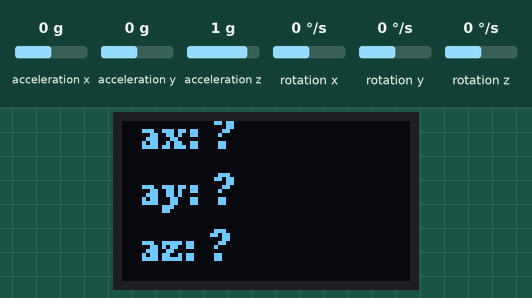
Bench run of a sketch on a simulated Arduino Uno, built with avr-gcc and run on an emulated ATmega328P. Parts: 72×40 one-colour display. Inputs (shaded band) come from the test bench; at power-on: acceleration x 0 g, acceleration y 0 g, acceleration z 1 g, rotation x 0 °/s, rotation y 0 °/s, rotation z 0 °/s. What the sketch prints to the serial monitor is not drawn.

Above: at 0.2 s.
At 3.7 s:
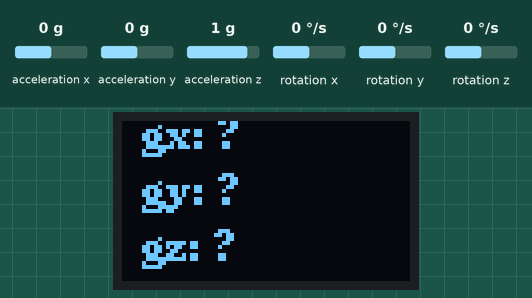

Measured:
- what the display in image 0 shows lasts 3.5 s, from 0.1 s to 3.6 s
- what the display in image 1 shows lasts 3.6 s, from 3.6 s to 7.2 s

The sketch:

imu_oled_test.ino.ino
```cpp
#include <U8g2lib.h>
#include <Wire.h>
#include <Arduino.h>
#include <LSM6DS3.h>

// Define I2C interface and resolution
LSM6DS3 myIMU(I2C_MODE, 0x6A); // I2C device address 0x6A
U8G2_SSD1306_72X40_ER_1_HW_I2C u8g2(U8G2_R2, U8X8_PIN_NONE);
// Alternative software I2C (if hardware I2C doesn't work):
// U8G2_SSD1306_72X40_ER_1_SW_I2C u8g2(U8G2_R0, SCL, SDA, U8X8_PIN_NONE);

float aX, aY, aZ, gX, gY, gZ;
char buf[10];
uint8_t x = 5, y = 7; // Screen coordinate parameters
uint8_t currentPage = 0; // Current page (0=accelerometer, 1=gyroscope)
unsigned long lastPageChangeTime = 0; // Last page change time
const unsigned long PAGE_CHANGE_INTERVAL = 3000; // Page change interval (milliseconds)

void setup() {
  Serial.begin(115200);

  // Initialize IMU
  if (myIMU.begin() != 0) {
    Serial.println("IMU initialization failed!");
    while(1);
  } else {
    Serial.println("IMU initialized successfully");
  }

  // OLED initialization
  u8g2.begin();
  u8g2.clearDisplay();
  u8g2.setFont(u8g2_font_ncenB08_tr);

  Serial.println("XIAO ESP32S3 IMU and OLED Test");
  Serial.println("Accelerometer and Gyroscope data will alternate on display every 3 seconds");
}

void loop() {
  // Switch pages at regular intervals
  if (millis() - lastPageChangeTime >= PAGE_CHANGE_INTERVAL) {
    currentPage = (currentPage + 1) % 2;
    lastPageChangeTime = millis();
  }

  // Read IMU data
  aX = myIMU.readFloatAccelX();
  aY = myIMU.readFloatAccelY();
  aZ = myIMU.readFloatAccelZ();
  gX = myIMU.readFloatGyroX();
  gY = myIMU.readFloatGyroY();
  gZ = myIMU.readFloatGyroZ();

  // Print data to Serial Monitor
  Serial.print("Accel X: "); Serial.print(aX, 3);
  Serial.print(" Y: "); Serial.print(aY, 3);
  Serial.print(" Z: "); Serial.print(aZ, 3);
  Serial.print(" | Gyro X: "); Serial.print(gX, 3);
  Serial.print(" Y: "); Serial.print(gY, 3);
  Serial.print(" Z: "); Serial.println(gZ, 3);

  // Draw the current page
  u8g2.firstPage();
  do {
    if (currentPage == 0) {
      // Page 0: Accelerometer data
      u8g2.setCursor(x, y);
      sprintf(buf, "ax: %.3f", aX);
      u8g2.print(buf);

      u8g2.setCursor(x, 3*y);
      sprintf(buf, "ay: %.3f", aY);
      u8g2.print(buf);

      u8g2.setCursor(x, 5*y);
      sprintf(buf, "az: %.3f", aZ);
      u8g2.print(buf);
    }
    else {
      // Page 1: Gyroscope data
      u8g2.setCursor(x, y);
      sprintf(buf, "gx: %.3f", gX);
      u8g2.print(buf);

      u8g2.setCursor(x, 3*y);
      sprintf(buf, "gy: %.3f", gY);
      u8g2.print(buf);

      u8g2.setCursor(x, 5*y);
      sprintf(buf, "gz: %.3f", gZ);
      u8g2.print(buf);
    }
  } while (u8g2.nextPage());

  delay(500);
}
```
